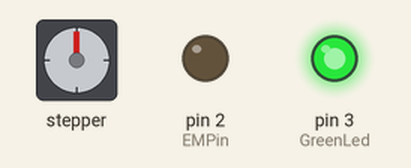
Bench run of a sketch on a simulated Arduino Uno, built with avr-gcc and run on an emulated ATmega328P. On the bench: stepper motor, output pins drawn as LEDs (lit = HIGH). Wiring (inferred from the names in the program): stepper motor (2048 steps per turn assumed): coils pin 4, pin 5, pin 6, pin 7.

Above: at 0.1 s.
Timing chart, 0 to 1.6 s (numbered marks = the images above):
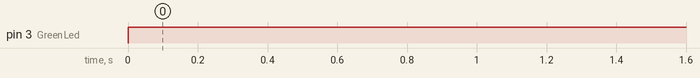

The sketch:

SEM_0_2.ino
```cpp
#include <AccelStepper.h>

int GreenLed = 3;
int EMPin = 2;
int Pin0 = 4;
int Pin1 = 5;
int Pin2 = 6;
int Pin3 = 7;
int Pin4 = 8;
int Pin5 = 9;
int Pin6 = 10;
int Pin7 = 11;
AccelStepper stepperBot(4, Pin0, Pin1, Pin2, Pin3);
AccelStepper stepperTop(4, Pin4, Pin5, Pin6, Pin7);
int Resistor1;
int Resistor2;
int Resistor3;
int Resistor4;
int turns = 0;
int right_step = 8700;
int left_step = 8700;
char verse_y = ' ';
char command = ' ';
char verse_x = ' ';
boolean stepperBotSelected = false;
boolean stepperTopSelected = false;

void setup () {
  pinMode(GreenLed, OUTPUT);
  pinMode(Pin0, OUTPUT);
  pinMode(Pin1, OUTPUT);
  pinMode(Pin2, OUTPUT);
  pinMode(Pin3, OUTPUT);
  pinMode(EMPin, OUTPUT);
  Serial.begin (9600);
  stepperTop.setMaxSpeed(1000);
  stepperTop.setSpeed(180);
  stepperBot.setMaxSpeed(1000);
  stepperBot.setSpeed(180);
}

void loop (){
  stepperBotSelected = false;
  stepperTopSelected = false;
  stepperTop.setPinsInverted(false, false, false);
  stepperBot.setPinsInverted(false, true, false);
  digitalWrite(GreenLed, HIGH);
  if (Serial.available()>=3){
    command = Serial.read();
    verse_x = Serial.read();
    verse_y = Serial.read();
    Serial.print('1');
  }
  if (command == '2'){
    stepperBotSelected = true;
    turns = right_step;
  }
  if (command == '6'){
    stepperTopSelected = true;
    turns = left_step;
  }
  if (command == '1'){
    stepperBotSelected = true;
    turns = right_step/6;
  }
  if (command == '3'){
    stepperTopSelected = true;
    turns = left_step/6;
  }
  if (command == '8'){
    stepperBotSelected = true;
    stepperTopSelected = true;
     turns = left_step;
  }
  if (command == '4'){
    stepperBotSelected = true;
    stepperTopSelected = true;
     turns = left_step/2;
  }
  if (command == '7'){
    digitalWrite(EMPin, LOW);
    turns = 0;
  }
  if (command == '5'){
    digitalWrite(EMPin, HIGH);
    turns = 0;
  }
  if (verse_x == '1'){
    if (stepperBotSelected){
        stepperBot.setPinsInverted(false, false, false);
      }
  }
  if (verse_y == '1'){
    if (stepperTopSelected){
        stepperTop.setPinsInverted(false, true, false);
      }
    }
  for(int i=0; i<turns; i++){
    if (stepperBotSelected){
      stepperBot.runSpeed();
    }
    if (stepperTopSelected){
      stepperTop.runSpeed();
    }
    delay (1);
  }
  digitalWrite(Pin0, LOW);
  digitalWrite(Pin1, LOW);
  digitalWrite(Pin2, LOW);
  digitalWrite(Pin3, LOW);
  digitalWrite(Pin4, LOW);
  digitalWrite(Pin5, LOW);
  digitalWrite(Pin6, LOW);
  digitalWrite(Pin7, LOW);
  verse_x = ' ';
  command = ' ';
  verse_y = ' ';
}
```

Measured:
- by itself, pin 3 (GreenLed): LOW → HIGH at 0.00 s
